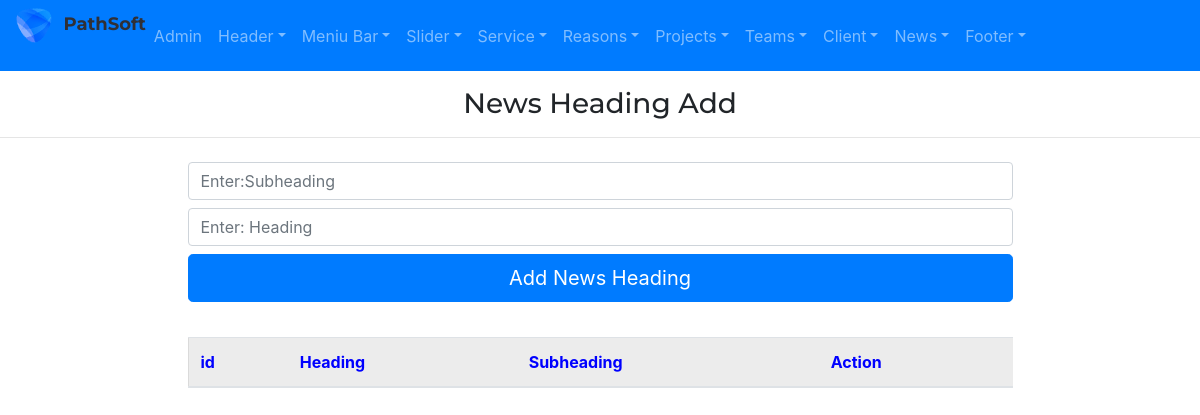
The app's page /admin/newsheadingAdd, older data.
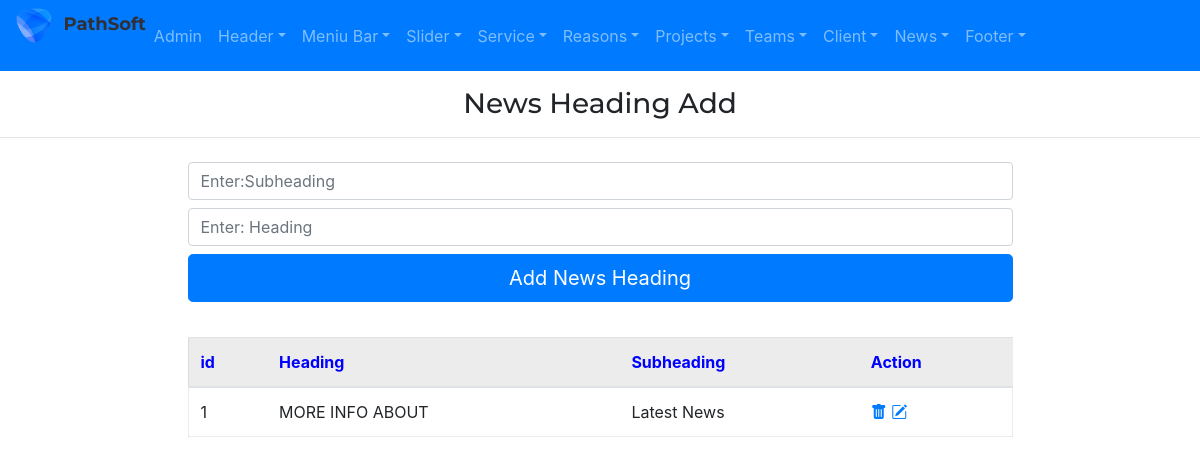
The same page, newer data.
### app/models.py (models this page shows)
class NewsHeading(db.Model):
    id=db.Column(db.Integer,primary_key=True)
    news_subheading=db.Column(db.String(255))
    news_title=db.Column(db.String(255))

### admin/routes.py (the view, shortened to what this page needs)
@app.route("/admin/newsheadingAdd", methods=['GET', 'POST'])
def newsheadingAdd():
    form=NewsHeadingForm()
    newsheadings=NewsHeading.query.all()
    return render_template('admin/newsheadingAdd.html',form=form, newsheadings=newsheadings)

### admin/forms.py
class NewsHeadingForm(FlaskForm):
    news_subheading=StringField('news_subheading')
    news_title=StringField('news_title')
    submit=SubmitField()

### app/templates/admin/newsheadingAdd.html
{% extends "admin/base.html" %}
{% block content %}
<h3 class="my-3" style="text-align: center;">News Heading Add</h3>
<hr>
<div class="container marg">
    <div class="row justify-content-center">
        <div class="col-9">
            <form action="{{url_for('newsheadingAdd')}}" method='POST'>
                {{ form.news_subheading(class="form-control my-2",placeholder="Enter:Subheading")}}
                {{ form.news_title(class="form-control my-2",placeholder="Enter: Heading")}}
                {{ form.submit(value='Add News Heading',class='btn btn-primary btn-lg btn-block')}}
            </form>
        </div>
    </div>
</div>
<div class="container marg">
    <div class="row justify-content-center">
        <div class="col-9 ">
            <table class="table table-hover " style="margin:35px 0px; border:1px solid rgba(0,0,0,.075);">
                <thead>
                    <tr style="background-color: rgba(0,0,0,.075); color:blue">
                        <th scope="col">id</th>
                        <th scope="col">Heading</th>
                        <th scope="col">Subheading</th>
                        <th scope="col">Action</th>
                    </tr>
                </thead>
                <tbody>
                    {% for newsheading in newsheadings %}
                    <tr>
                        <td scope="row">{{newsheading.id}}</td>
                        <td>{{newsheading.news_subheading}}</td>
                        <td>{{newsheading.news_title}}</td>
                        <td>
                            <a href="{{url_for('newsheadingDelete',id=newsheading.id)}}"><i
                                    class="bi bi-trash-fill"></i></a>
                            <a href="{{url_for('newsheadingUpdate',id=newsheading.id)}}"><i
                                    class="bi bi-pencil-square"></i></a>
                        </td>
                    </tr>
                    {% endfor %}
                </tbody>
            </table>
        </div>
    </div>
</div>
{% endblock %}

Row changes from the older to the newer data that the page shows:
added NewsHeading: id "1", news_subheading "MORE INFO ABOUT", news_title "Latest News"
